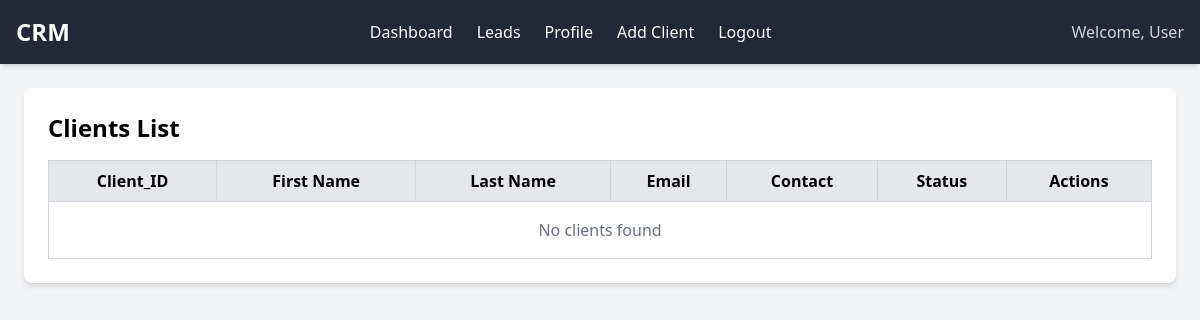
Before: / (signed in) with the older database file.
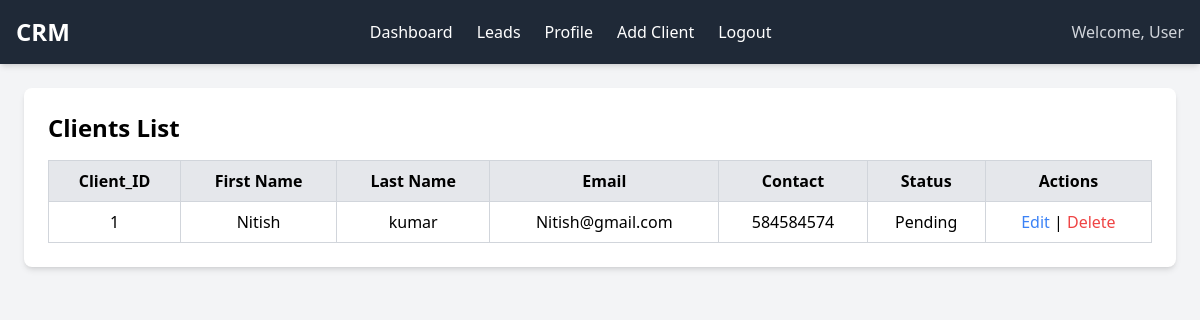
After: the same page with the newer database file.
### app/models.py (models this page shows, shortened)
class BaseModel(models.Model):
    created_at = models.DateTimeField(auto_now_add=True)
    updated_at = models.DateTimeField(auto_now=True)  # Fixed field name
    class Meta:
        abstract = True

class ClientModel(BaseModel):
    lead = models.ForeignKey(LeadModel, on_delete=models.CASCADE, related_name='clients')
    first_name = models.CharField(max_length=30)
    last_name = models.CharField(max_length=30)
    contact = models.CharField(max_length=20)
    email = models.EmailField(unique=True)  # Ensuring unique email for each client
    location = models.TextField()
    about = models.TextField()
    status = models.CharField(
        max_length=50,
        choices=[
            ('Pending', 'Pending'),
            ('Done', 'Done'),
            ('Process', 'Process')  # Capitalized for consistency
        ],
        default=True
    )

### app/views.py (the view)
# urls.py: path('',views.ClientView.as_view(),name='home'),
class ClientView(LoginRequiredMixin,generic.ListView):
    model = ClientModel
    template_name = 'home/index.html'
    context_object_name = 'clients'

### app/templates/home/index.html (shortened to what this page needs)
{% extends 'base.html' %}
{% block content %}
<div class="bg-white p-6 shadow-md rounded-lg">
    <h2 class="text-2xl font-semibold mb-4">Clients List</h2>
    <table class="w-full border-collapse border border-gray-300">
        <thead>
            <tr class="bg-gray-200">
                <th class="border border-gray-300 p-2"> Client_ID </th>
                <th class="border border-gray-300 p-2">First Name</th>
                <th class="border border-gray-300 p-2">Last Name</th>
                <th class="border border-gray-300 p-2">Email</th>
                <th class="border border-gray-300 p-2">Contact</th>
                <th class="border border-gray-300 p-2">Status</th>
                <th class="border border-gray-300 p-2">Actions</th>
            </tr>
        </thead>
        <tbody>
            {% for client in clients %}
            <tr class="text-center">
                <td class="border border-gray-300 p-2">{{ client.id }}</td>
                <td class="border border-gray-300 p-2">{{ client.first_name }}</td>
                <td class="border border-gray-300 p-2">{{ client.last_name }}</td>
                <td class="border border-gray-300 p-2">{{ client.email }}</td>
                <td class="border border-gray-300 p-2">{{ client.contact }}</td>
                <td class="border border-gray-300 p-2">{{ client.status }}</td>
                <td class="border border-gray-300 p-2">
                    <a href="{% url 'update_client' client.id %}" class="text-blue-500 hover:underline">Edit</a> |
                    <a href="{% url 'delete_client' client.id %}" class="text-red-500 hover:underline">Delete</a>
                </td>
            </tr>
            {% empty %}
            <tr>
                <td colspan="7" class="border border-gray-300 p-4 text-center text-gray-500">No clients found</td>
            </tr>
            {% endfor %}
        </tbody>
    </table>
</div>
{% endblock %}

### app/templates/base.html (shortened to what this page needs)
<!DOCTYPE html>
<html lang="en">
<head>
    <script src="https://cdn.tailwindcss.com"></script>
</head>
<body class="bg-gray-100">
    <header class="bg-gray-800 text-white shadow-md p-4 flex justify-between items-center">
        <h2 class="text-2xl font-bold">CRM</h2>
        <nav>
            <ul class="flex space-x-6">
                {% if request.user.is_authenticated %}
                <li><a href="{% url 'home' %}" class="hover:text-gray-300">Dashboard</a></li>
                <li><a href="{% url 'leads' %}" class="hover:text-gray-300">Leads</a></li>
                <li><a href="{% url 'profile' %}" class="hover:text-gray-300">Profile</a></li>
                <li><a href="{% url 'create_client' %}" class="hover:text-gray-300">Add Client</a></li>
                <li><a href="{% url 'logout' %}" class="hover:text-gray-300">Logout</a></li>
                {% else %}
                <li><a href="{% url 'login' %}" class="hover:text-gray-300">Login</a></li>
                <li><a href="{% url 'register' %}" class="hover:text-gray-300">Signup</a></li>
                {% endif %}
            </ul>
        </nav>
        <div>
            <span class="text-gray-300">Welcome, User</span>
        </div>
    </header>
    <main class="p-6">
        {% block content %}{% endblock %}
    </main>
</body>
</html>

Changed rows visible on the page:
added ClientModel: id "1", first_name "Nitish", last_name "kumar", email "Nitish@gmail.com", contact "584584574", status "Pending"
Other visible differences:
text no longer shown: "No clients found"
